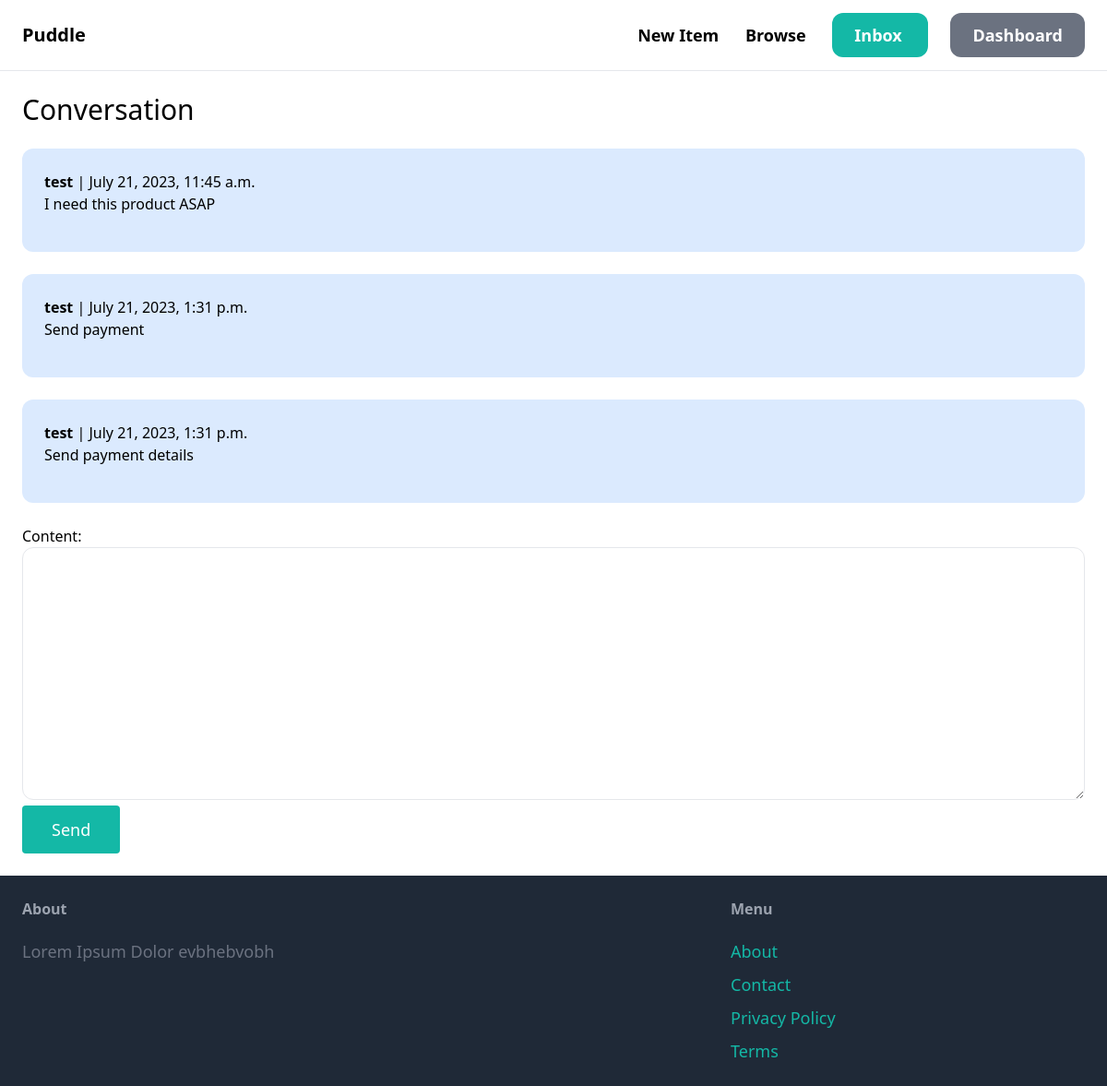
The page /inbox/1/ (signed in) on the database its author committed.
### conversation/models.py (models this page shows)
class ConversationMessage(models.Model):
	conversation = models.ForeignKey(Conversation, related_name='messages', on_delete=models.CASCADE)
	content = models.TextField()
	created_at = models.DateTimeField(auto_now_add=True)
	created_by = models.ForeignKey(User, related_name='created_messages', on_delete=models.CASCADE)

### conversation/views.py (the view)
# urls.py: path('<str:pk>/', views.conversation_view, name='conversation-view'),
@login_required
def conversation_view(request, pk):
	conversation = Conversation.objects.filter(members__in=[request.user.id]).get(pk=pk)
	if request.method == 'POST':
		form = ConversationMessageForm(request.POST)
		if form.is_valid():
			conversation_message = form.save(commit=False)
			conversation_message.conversation = conversation
			conversation_message.created_by = request.user
			conversation_message.save()
			return redirect('conversation-view', pk=pk)
	else:
		form = ConversationMessageForm()
	context = {
		'conversation': conversation,
		'form': form,
	}
	return render(request, 'conversation/conversation_view.html', context)

### conversation/forms.py
class ConversationMessageForm(forms.ModelForm):
	class Meta:
		model = ConversationMessage
		fields = ('content',)
		widgets = {
			'content': forms.Textarea(attrs={
				'class': 'w-full py-4 px-6 rounded-xl border'
			})
		}

### conversation/templates/conversation/conversation_view.html (shortened to what this page needs)
{% extends 'core/base.html' %}
{% block content %}
<h1 class="mb-6 text-3xl"> Conversation </h1>
<div class="space-y-6">
    {% for message in conversation.messages.all %}
        <div class="p-6 flex {% if message.created_by == request.user %}
        bg-blue-100 {% else %} bg-gray-100 {% endif %} rounded-xl">
            <div class="mb-4"><strong>{{ message.created_by.username }}</strong> | {{ message.created_at}}
                <p>{{ message.content }}</p>
            </div>
        </div>
    {% endfor %}
</div>
<form method="POST" action="." class="mt-6">
    {{ form.as_p }}
    <button class="py-3 px-8 text-lg bg-teal-500 hover:bg-teal-700 rounded text-white">
        Send
    </button>
</form>
{% endblock %}

### rows shown on the page
ConversationMessage: created_by.username "test", created_at "July 21, 2023, 11:45 a.m.", content "I need this product ASAP"
ConversationMessage: created_by.username "test", created_at "July 21, 2023, 1:31 p.m.", content "Send payment"
ConversationMessage: created_by.username "test", created_at "July 21, 2023, 1:31 p.m.", content "Send payment details"
